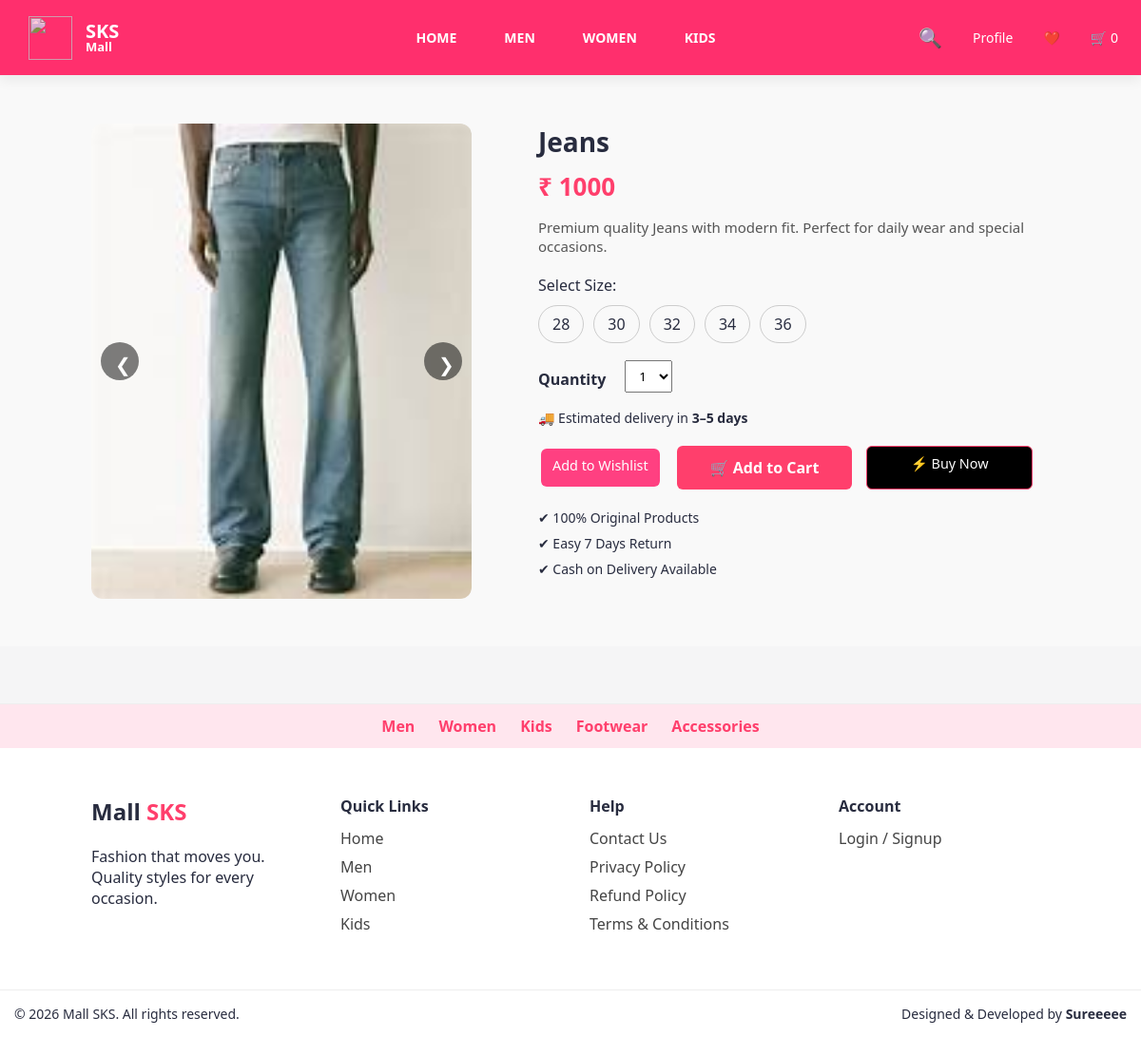
The app's page /product/7 (signed in), older data.
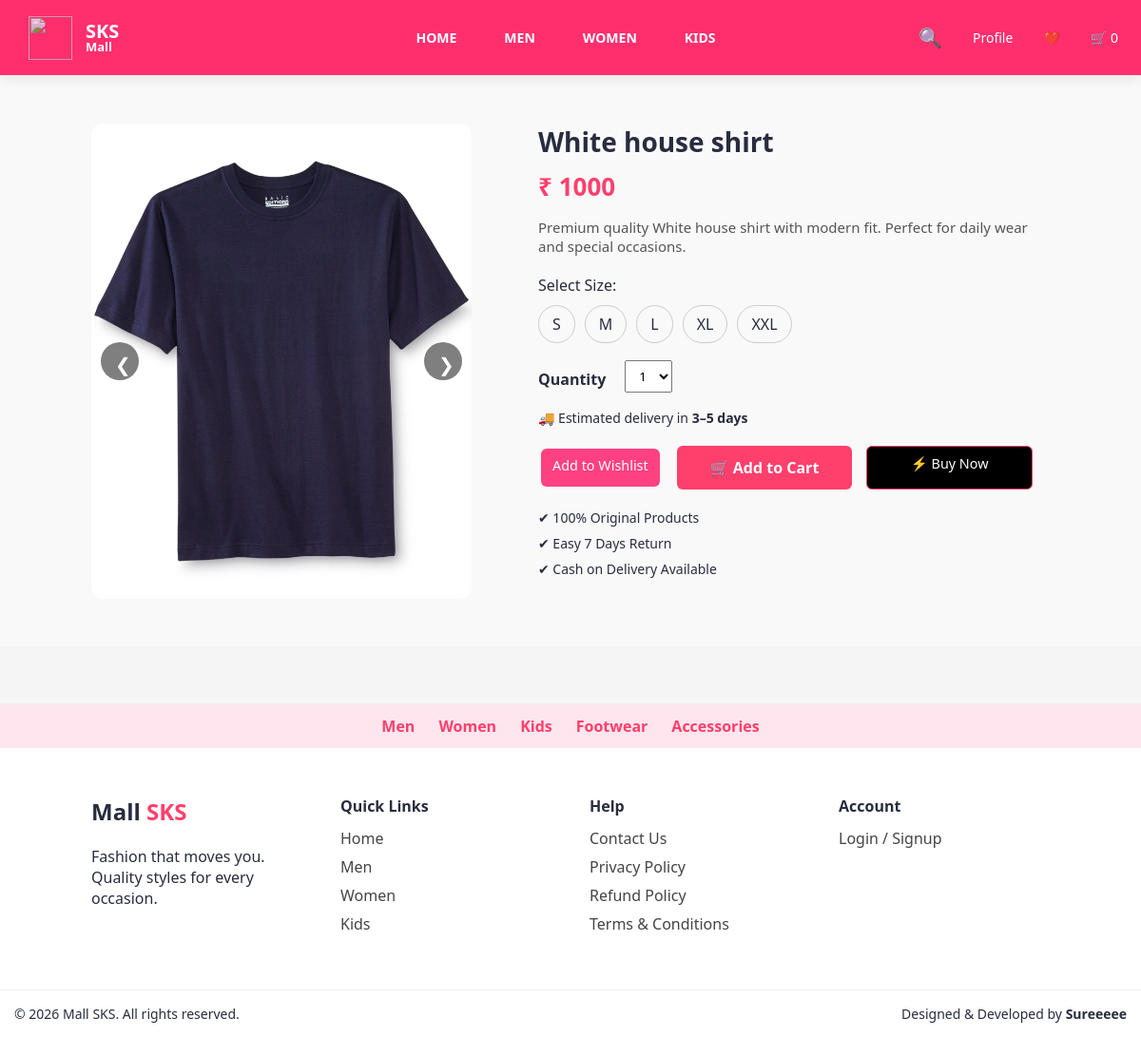
The same page, newer data.
### models/product.py (models this page shows)
class Product(db.Model):
    id = db.Column(db.Integer, primary_key=True)
    name = db.Column(db.String(100), nullable=False)
    price = db.Column(db.Integer, nullable=False)
    category = db.Column(db.String(50))
    type = db.Column(db.String(50))
    color = db.Column(db.String(30))
    brand = db.Column(db.String(50))
    sizes = db.Column(db.String(100))
    image = db.Column(db.String(200))
    image2 = db.Column(db.String(200))
    image3 = db.Column(db.String(200))

### app.py (the view)
@app.route("/product/<int:pid>")
def product_page(pid):
    product = Product.query.get_or_404(pid)
    return render_template("product.html", product=product)

### templates/product.html (shortened to what this page needs)
<!DOCTYPE html>
<html lang="en">
<head>
    <link rel="stylesheet" href="{{ url_for('static', filename='css/style.css') }}">
</head>
<body>
{% include "header.html" %}
<section class="product-page">
    <div class="product-image">
        <div class="slider">
    <button class="prev" id="prevBtn">❮</button>
    <div class="slides" id="slides">
        <img src="{{ url_for('static', filename=product.image) }}">
    </div>
    <button class="next" id="nextBtn">❯</button>
</div>
    </div>
    <div class="product-details">
        <h1 class="product-title">{{ product.name }}</h1>
        <p class="product-price">₹ {{ product.price }}</p>
        <p class="product-desc">
            Premium quality {{ product.name }} with modern fit.
            Perfect for daily wear and special occasions.
        </p>
        <div class="size-box">
            <label>Select Size:</label>
            <div class="sizes">
                {% if product.category == "men" and product.type in ["tshirt", "shirt"] %}
                    <span class="size">S</span>
                    <span class="size">M</span>
                    <span class="size">L</span>
                    <span class="size">XL</span>
                    <span class="size">XXL</span>
                {% endif %}
                {% if product.category == "men" and product.type == "pant" %}
                    <span class="size">28</span>
                    <span class="size">30</span>
                    <span class="size">32</span>
                    <span class="size">34</span>
                    <span class="size">36</span>
                {% endif %}
            </div>
        </div>
        <div class="qty-box">
            <label for="qty">Quantity</label>
            <select id="qty">
                {% for i in range(1,6) %}
                    <option value="{{ i }}">{{ i }}</option>
                {% endfor %}
            </select>
        </div>
        <p class="delivery">
            🚚 Estimated delivery in <b>3–5 days</b>
        </p>
        <div class="product-buttons">
<a href="#" id="addToWishlistBtn" class="card-btn">
    Add to Wishlist
</a>
<a href="#" id="addToCartBtn" class="btn-cart">
    🛒 Add to Cart
</a>
<a href="#" id="buyNowBtn" class="btn-buy">
    ⚡ Buy Now
</a>
        </div>
        <ul class="features">
            <li>✔ 100% Original Products</li>
            <li>✔ Easy 7 Days Return</li>
            <li>✔ Cash on Delivery Available</li>
        </ul>
    </div>
</section>
{% include "footer.html" %}
</body>
</html>

Row changes from the older to the newer data that the page shows:
changed Product: image: a different picture; name "Jeans" → "White house shirt"; type "pant" → "shirt" (drawn)
Text that changed along with them:
text no longer shown: "28 30 32 34 36"
text now shown: "S M L XL XXL"
